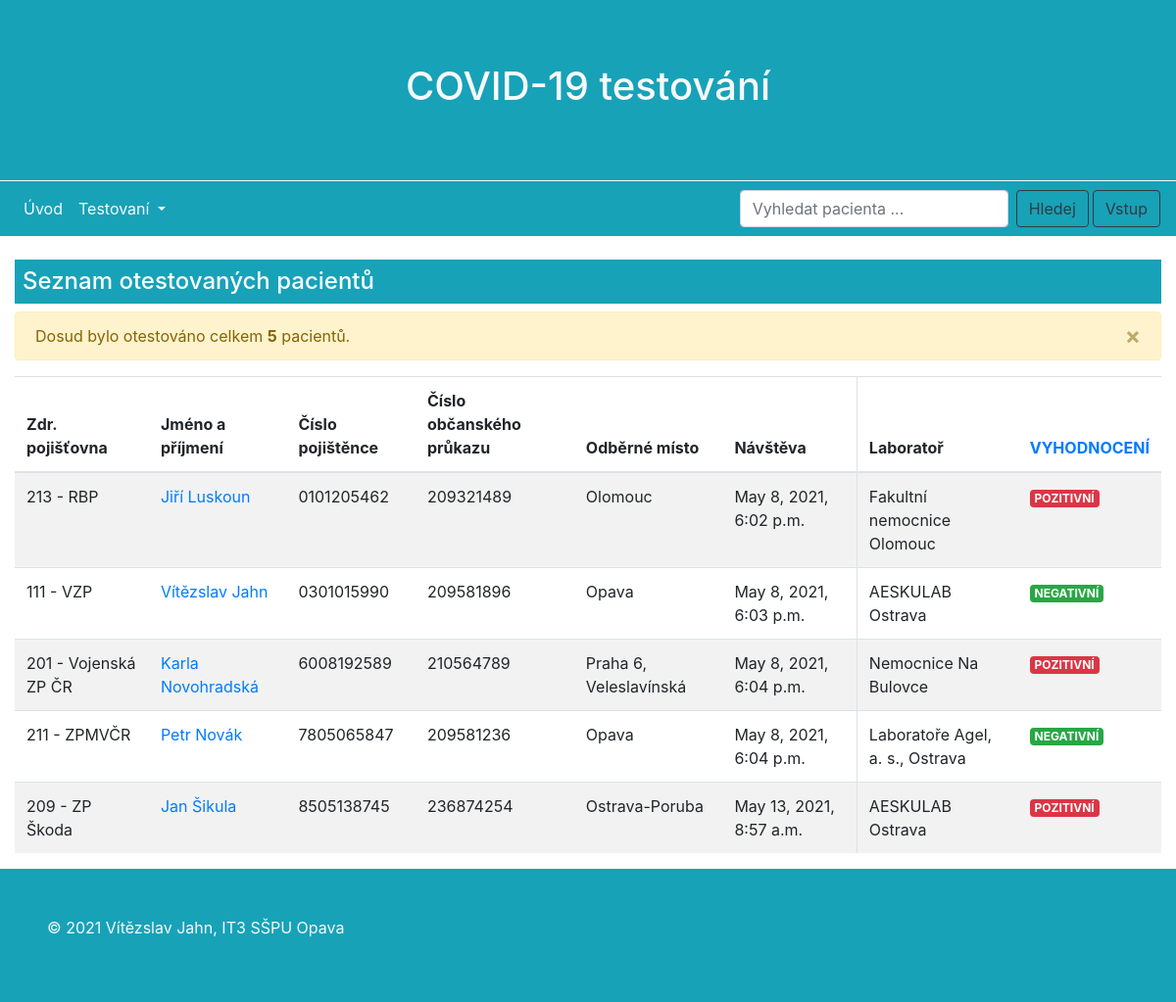
The app's page /covid/testy/, older data.
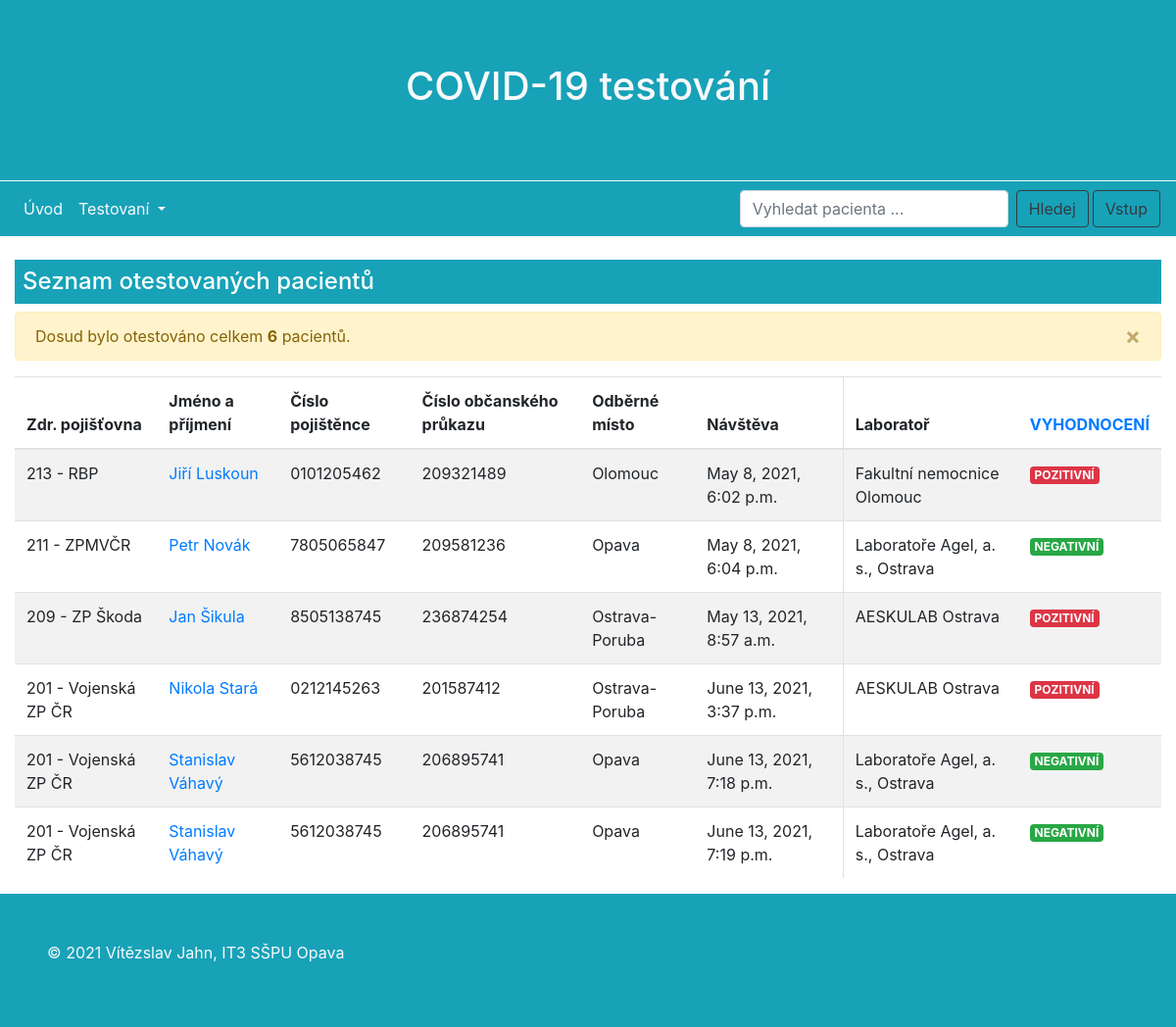
The same page, newer data.
### covidtest/models.py (models this page shows, shortened)
class Pojistenec(models.Model):
    cislo_pojistence = models.CharField(validators=[is_number], verbose_name="Číslo pojištěnce", max_length=10, unique=True)
    osoba = models.OneToOneField(Osoba, on_delete=models.CASCADE)
    zp = models.ForeignKey(Pojistovna, on_delete=models.CASCADE)
    class Meta:
        ordering = ["cislo_pojistence"]
    '''
    def get_absolute_url(self):
        return reverse('test-create')
    '''

class Pojistovna(models.Model):
    POJISTOVNY = (
        ('111 - VZP', '111 - VZP'),
        ('201 - Vojenská ZP ČR', '201 - Vojenská ZP ČR'),
        ('205 - ČPZP', '205 - ČPZP'),
        ('207 - OBZP', '207 - OBZP'),
        ('209 - ZP Škoda', '209 - ZP Škoda'),
        ('211 - ZPMVČR', '211 - ZPMVČR'),
        ('213 - RBP', '213 - RBP'),
    )
    pojistovna = models.CharField(max_length=20, choices=POJISTOVNY, default='111 - VZP', verbose_name="Zdravotní pojišťovna")

class Test(models.Model):
    navsteva = models.DateTimeField(auto_now_add=True, verbose_name="Čas návštěvy") # Zajistí aktuální časové razítko
    HODNOTY = (
        ("pozitivní", "pozitivní"),
        ("negativní", "negativní")
    )
    vyhodnoceni = models.CharField(max_length=9, choices=HODNOTY, verbose_name="Vyhodnocení testu")
    poznamka = models.TextField(blank=True, null=True, verbose_name="Poznámka")
    osoba = models.ForeignKey(Osoba, on_delete=models.CASCADE, verbose_name="Osoba")
    misto = models.ForeignKey(Misto, on_delete=models.CASCADE, verbose_name="Místo provedení testu")
    laborator = models.ForeignKey(Laborator, on_delete=models.CASCADE, verbose_name="Laboratoř")
    class Meta:
        ordering = ["-vyhodnoceni"]
    def get_absolute_url(self):
        return reverse('index')
    '''
    # Po vložení záznamu testu (poslední fáze údajů o osobě) bude stránka přesměrována na seznam všech otestovaných
    def get_absolute_url(self):
        return reverse('seznam_testu')
    '''

class Osoba(models.Model):
    jmeno = models.CharField(max_length=100, verbose_name="Křestní jméno")
    prijmeni = models.CharField(max_length=100, verbose_name="Příjmení")
    datum_narozeni = models.DateField(help_text="Zadejte datum narození ve formátu <em>YYYY-MM - DD.</em>",
                                      verbose_name="Datum narození")
    rodne_cislo = models.CharField(unique=True, max_length=10, validators=[is_number], verbose_name="Rodné číslo",
                                   help_text="Zadejte rodné číslo bez lomítka.")
    cislo_op = models.PositiveIntegerField(unique=True, validators=[MaxValueValidator(999999999)], verbose_name="Číslo OP",
                                           help_text="Pokud se jedná o nezletilou osobu, která nevlastní OP, zadejte OP zák. zástupce")
    mesto = models.CharField(max_length=200, verbose_name="Město")
    ulice = models.CharField(max_length=220, verbose_name="Ulice včetně č. p.")
    psc = models.PositiveIntegerField(validators=[MaxValueValidator(99999), MinValueValidator(10000)], verbose_name="PSČ")
    tel_cislo = models.PositiveIntegerField(validators=[MaxValueValidator(999999999), MinValueValidator(111111111)],
                                            verbose_name="Telefonní číslo")
    email = models.EmailField(max_length=254, unique=True, blank=True, null=True, verbose_name="E-mail")
    class Meta:
        ordering = ["prijmeni"]
    '''
    def get_absolute_url(self):
        return reverse('pojistenec-create')
    '''
    ''' Při stisknutí tlačítka "Uložit" dojde automaticky k přesměrování na stránku k sestavení údajů
        o pojištěné osobě.
    '''
    '''
    def get_absolute_url(self):
        return reverse('pojistenec-create')
'''

class Misto(models.Model):
    zemepisna_sirka = models.FloatField(validators=[MinValueValidator(-90), MaxValueValidator(90)],
                                        verbose_name="Zeměpisná šířka")
    zemepisna_delka = models.FloatField(validators=[MinValueValidator(-180), MaxValueValidator(180)],
                                        verbose_name="Zeměpisná délka")
    mesto = models.CharField(max_length=250, verbose_name="Město odběrného místa", null=True, blank=True)

class Laborator(models.Model):
    nazev = models.CharField(verbose_name="Název laboratoře", max_length=200)
    class Meta:
        ordering = ["nazev"]

### covidtest/views.py (the view)
# urls.py: path('testy/', views.nakazeni_view, name='seznam_testu'),
def nakazeni_view(request):
    num_pojistencu = Pojistenec.objects.all().count()
    pojistenec = Pojistenec.objects.order_by('zp')
    num_test = Test.objects.all().count()
    test = Test.objects.order_by('navsteva')
    context = {
        'num_pojistencu': num_pojistencu,
        'pojistenec': pojistenec,
        'num_test': num_test,
        'test': test,
    }
    return render(request, 'stranky/test_list.html', context=context)

### covidtest/templates/stranky/test_list.html (shortened to what this page needs)
{% extends "base.html" %}
{% block content %}
<h4 class="text-left bg-info text-white p-2 mb-2">
    Seznam otestovaných pacientů
</h4>
<div class="alert alert-warning alert-dismissible fade show" role="alert">
  Dosud bylo otestováno celkem <strong>{{num_test}}</strong> pacientů.
  <button type="button" class="close" data-dismiss="alert" aria-label="Close">
    <span aria-hidden="true">&times;</span>
  </button>
</div>
<div>
    <table class="table table-striped">
  <thead>
    <tr>
      <th scope="col">Zdr. pojišťovna</th>
      <th scope="col">Jméno a příjmení</th>
      <th scope="col">Číslo pojištěnce</th>
      <th scope="col">Číslo občanského průkazu</th>
      <th scope="col">Odběrné místo</th>
        <th scope="col">Návštěva</th>
      <th scope="col" class="border-left">Laboratoř</th>
        <th scope="col" class="text-primary">VYHODNOCENÍ</th>
    </tr>
  </thead>
  <tbody>
  {% for pacient in test %}
    <tr>
      {% for poj in pojistenec %}
      {% if poj.osoba.cislo_op == pacient.osoba.cislo_op %}
        <td>{{ poj.zp.pojistovna }}</td>
      {% endif %}
      {% endfor %}
      <td><a href="{% url 'pacient-detail' pacient.osoba.pk%}">{{ pacient.osoba.jmeno }} {{ pacient.osoba.prijmeni}}</a></td>
      {% for poj in pojistenec %}
      {% if poj.osoba.cislo_op == pacient.osoba.cislo_op %}
        <td>{{ poj.cislo_pojistence }}</td>
      {% endif %}
      {% endfor %}
      <td>{{ pacient.osoba.cislo_op }}</td>
      <td>{{ pacient.misto.mesto }}</td>
      <td>{{ pacient.navsteva }}</td>
      <td class="border-left">{{ pacient.laborator.nazev }}</td>
      {% if pacient.vyhodnoceni == 'pozitivní' %}
      <td class="text-danger font-weight-bold"><span class="badge badge-danger text-white">POZITIVNÍ</span></td>
      {% else %}
      <td class="text-success font-weight-bold"><span class="badge badge-success text-white">NEGATIVNÍ</span></td>
      {% endif %}
    </tr>
    {% endfor %}
  </tbody>
</table>
</div>
{% endblock %}

### covidtest/templates/base.html (shortened to what this page needs)
<!doctype html>
<html lang="cs">
  <head>
    <link rel="stylesheet" href="https://stackpath.bootstrapcdn.com/bootstrap/4.3.1/css/bootstrap.min.css">
    {% load static %}
    {% block css %}
    <link rel="stylesheet" href="{% static 'style.css' %}">
    {% endblock %}
    {% load static %}
  </head>
  <body>
    {% block header %} {% include "page/header.html" %} {% endblock %}
    {% block navbar %} {% include "page/navbar.html" %} {% endblock %}
    <div class="container-fluid">
        {% block content %}{% endblock %}
    </div>
    {% block footer %} {% include "page/footer.html" %} {% endblock %}
  </body>
</html>

### covidtest/templates/page/header.html
<header class="bg-info text-light text-center jumbotron jumbotron-fluid mb-0">
    <h1>COVID-19 testování</h1>
</header>

### covidtest/templates/page/navbar.html (shortened to what this page needs)
<nav class="navbar navbar-expand-sm navbar-light bg-info border-top border-light navbar-light mb-4 nvbr">
        <div class="collapse navbar-collapse" id="collapsibleNavId">
            <ul class="navbar-nav mr-auto mt-2 mt-lg-0">
                 <li class="nav-item">
                    <a class="nav-link text-light" href="{% url 'index' %}">Úvod</a>
                </li>
                <li class="nav-item dropdown">
                    <a class="nav-link dropdown-toggle text-light" href="#" id="dropdownIdd" data-toggle="dropdown"
                        aria-haspopup="true" aria-expanded="false">Testovaní </a>
                </li>
            </ul>
            <form class="form-inline my-2 my-lg-0" method="POST" action="{% url 'hledane-polozky' %}">
                <input class="form-control mr-sm-2" type="text" placeholder="Vyhledat pacienta ..." name="searched">
                <button class="btn btn-outline-dark my-2 my-sm-0" type="submit">Hledej</button>
            </form>
            {% if user.is_authenticated %}
            <a href="{% url 'logout' %}" class="button ml-1 btn btn-outline-dark my-2 my-sm-0">Odhlásit: {{ user.get_username }}</a>
            {% else %}
            <button type="button" class=" ml-1 btn btn-outline-dark my-2 my-sm-0" data-toggle="modal" data-target="#exampleModal">
                 Vstup
            </button>
            {% endif %}
            {% include "page/komponenty/modal.html" %}
    </nav>

### covidtest/templates/page/komponenty/modal.html (shortened to what this page needs)
        </div>

### covidtest/templates/page/footer.html
<footer class="jumbotron-fluid mb-0 bg-info text-light p-5 mt-2">
    <p>&copy; 2021 Vítězslav Jahn, IT3 SŠPU Opava</p>
</footer>

Row changes from the older to the newer data that the page shows:
removed Test: osoba.jmeno "Vítězslav", osoba.prijmeni "Jahn", osoba.cislo_op "209581896", misto.mesto "Opava", navsteva "May 8, 2021, 6:03 p.m.", laborator.nazev "AESKULAB Ostrava", vyhodnoceni "NEGATIVNÍ"
removed Pojistenec: zp.pojistovna "111 - VZP", cislo_pojistence "0301015990"
removed Test: osoba.jmeno "Karla", osoba.prijmeni "Novohradská", osoba.cislo_op "210564789", misto.mesto "Praha 6, Veleslavínská", navsteva "May 8, 2021, 6:04 p.m.", laborator.nazev "Nemocnice Na Bulovce", vyhodnoceni "POZITIVNÍ"
removed Pojistenec: zp.pojistovna "201 - Vojenská ZP ČR", cislo_pojistence "6008192589"
added Test: osoba.jmeno "Nikola", osoba.prijmeni "Stará", osoba.cislo_op "201587412", misto.mesto "Ostrava-Poruba", navsteva "June 13, 2021, 3:37 p.m.", laborator.nazev "AESKULAB Ostrava", vyhodnoceni "POZITIVNÍ"
added Pojistenec: zp.pojistovna "201 - Vojenská ZP ČR", cislo_pojistence "0212145263"
added Test: osoba.jmeno "Stanislav", osoba.prijmeni "Váhavý", osoba.cislo_op "206895741", misto.mesto "Opava", navsteva "June 13, 2021, 7:18 p.m.", laborator.nazev "Laboratoře Agel, a. s., Ostrava", vyhodnoceni "NEGATIVNÍ"
added Pojistenec: zp.pojistovna "201 - Vojenská ZP ČR", cislo_pojistence "5612038745"
added Test: osoba.jmeno "Stanislav", osoba.prijmeni "Váhavý", osoba.cislo_op "206895741", misto.mesto "Opava", navsteva "June 13, 2021, 7:19 p.m.", laborator.nazev "Laboratoře Agel, a. s., Ostrava", vyhodnoceni "NEGATIVNÍ"
Text that changed along with them:
{{ num_test }}: "5" → "6"
